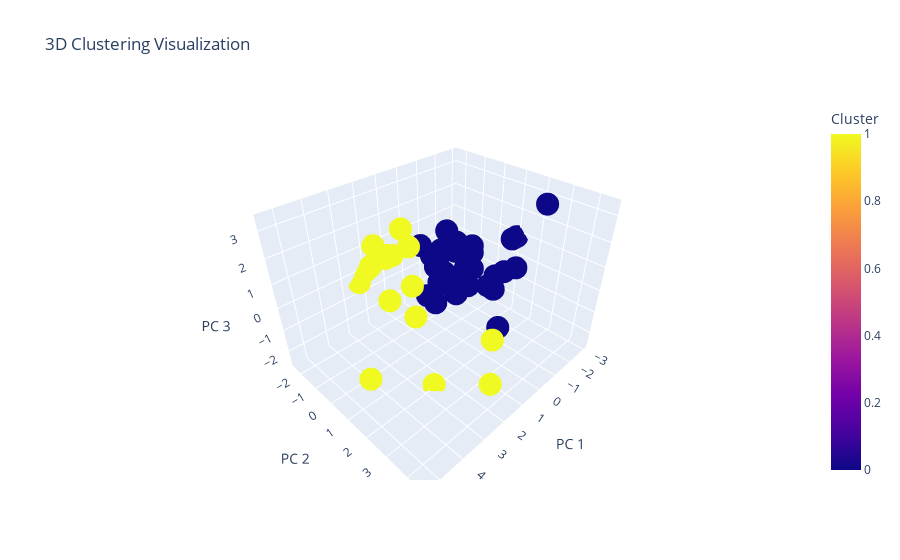
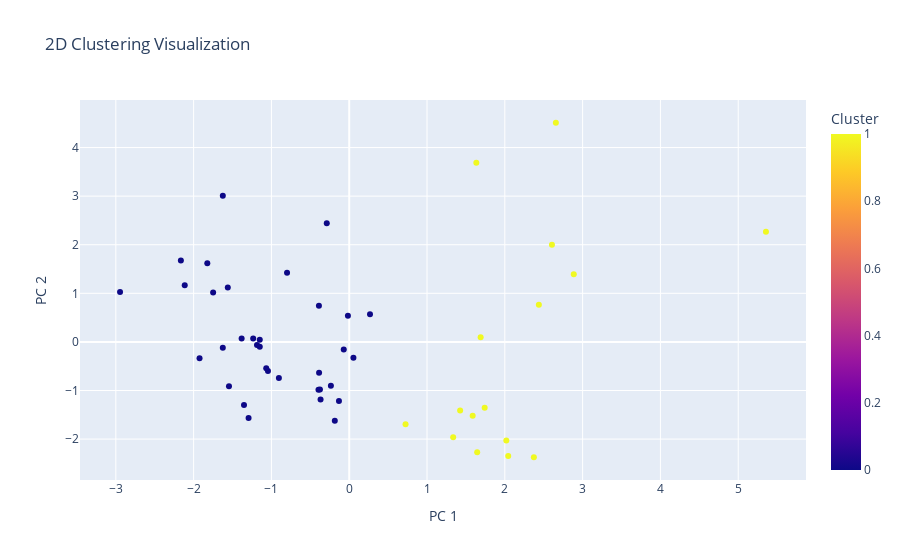
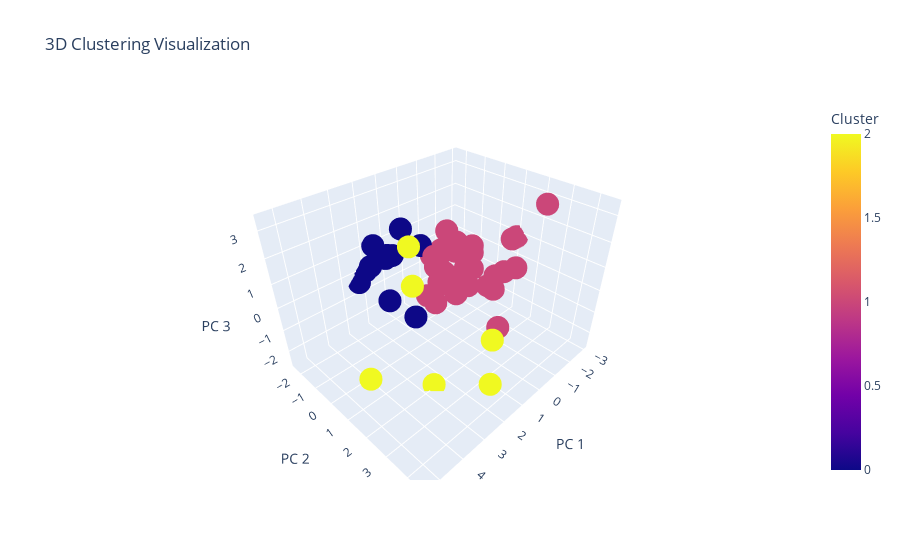
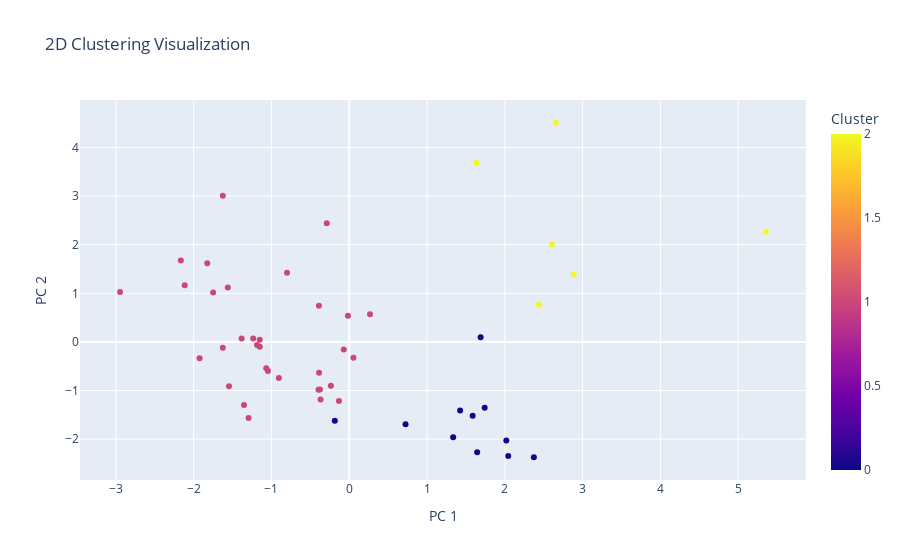

Notebook code for these charts, in order:
### Code cell
# Standardize the data (important for KMeans)
scaler = StandardScaler()
df_team_scaled = scaler.fit_transform(DF_)

# Perform KMeans clustering
k = 2 # You can change the number of clusters as needed
kmeans = KMeans(n_clusters=k, random_state=42)
cluster_labels = kmeans.fit_predict(df_team_scaled)




# Visualize clusters in 3D using PCA
pca_3d = PCA(n_components=3)
df_team_3d = pca_3d.fit_transform(df_team_scaled)
df_team_3d = pd.DataFrame(df_team_3d, columns=['PC 1', 'PC 2', 'PC 3'])
df_team_3d['Cluster'] = cluster_labels

fig_3d = px.scatter_3d(df_team_3d, x='PC 1', y='PC 2', z='PC 3', color='Cluster', title='3D Clustering Visualization')
fig_3d.show()


# Visualize clusters in 2D using PCA
pca_2d = PCA(n_components=2)
df_team_2d = pca_2d.fit_transform(df_team_scaled)
df_team_2d = pd.DataFrame(df_team_2d, columns=['PC 1', 'PC 2'])
df_team_2d['Cluster'] = cluster_labels

fig_2d = px.scatter(df_team_2d, x='PC 1', y='PC 2', color='Cluster', title='2D Clustering Visualization')
fig_2d.show()
fig_2d.write_html("k22d.html")



k = 3# You can change the number of clusters as needed
kmeans = KMeans(n_clusters=k, random_state=42)
cluster_labels= kmeans.fit_predict(df_team_scaled)
DF_['Cluster']  = cluster_labels

# Visualize clusters in 3D using PCA
pca_3d = PCA(n_components=3)
df_team_3d = pca_3d.fit_transform(df_team_scaled)
df_team_3d = pd.DataFrame(df_team_3d, columns=['PC 1', 'PC 2', 'PC 3'])
df_team_3d['Cluster'] = cluster_labels

fig_3d = px.scatter_3d(df_team_3d, x='PC 1', y='PC 2', z='PC 3', color='Cluster', title='3D Clustering Visualization')
fig_3d.show()
fig_3d.write_html("k33d.html")

# Visualize clusters in 2D using PCA
pca_2d = PCA(n_components=2)
df_team_2d = pca_2d.fit_transform(df_team_scaled)
df_team_2d = pd.DataFrame(df_team_2d, columns=['PC 1', 'PC 2'])
df_team_2d['Cluster'] = cluster_labels

fig_2d = px.scatter(df_team_2d, x='PC 1', y='PC 2', color='Cluster', title='2D Clustering Visualization')
fig_2d.show()
fig_2d.write_html("k32d.html")



k = 4 # You can change the number of clusters as needed
kmeans = KMeans(n_clusters=k, random_state=42)
cluster_labels = kmeans.fit_predict(df_team_scaled)

# Visualize clusters in 3D using PCA
pca_3d = PCA(n_components=3)
df_team_3d = pca_3d.fit_transform(df_team_scaled)
df_team_3d = pd.DataFrame(df_team_3d, columns=['PC 1', 'PC 2', 'PC 3'])
df_team_3d['Cluster'] = cluster_labels

fig_3d = px.scatter_3d(df_team_3d, x='PC 1', y='PC 2', z='PC 3', color='Cluster', title='3D Clustering Visualization')
fig_3d.show()
fig_3d.write_html("k43d.html")

# Visualize clusters in 2D using PCA
pca_2d = PCA(n_components=2)
df_team_2d = pca_2d.fit_transform(df_team_scaled)
df_team_2d = pd.DataFrame(df_team_2d, columns=['PC 1', 'PC 2'])
df_team_2d['Cluster'] = cluster_labels

fig_2d = px.scatter(df_team_2d, x='PC 1', y='PC 2', color='Cluster', title='2D Clustering Visualization')
fig_2d.show()
fig_2d.write_html("k42d.html")



k = 5 # You can change the number of clusters as needed
kmeans = KMeans(n_clusters=k, random_state=42)
cluster_labels = kmeans.fit_predict(df_team_scaled)

# Visualize clusters in 3D using PCA
pca_3d = PCA(n_components=3)
df_team_3d = pca_3d.fit_transform(df_team_scaled)
df_team_3d = pd.DataFrame(df_team_3d, columns=['PC 1', 'PC 2', 'PC 3'])
df_team_3d['Cluster'] = cluster_labels

fig_3d = px.scatter_3d(df_team_3d, x='PC 1', y='PC 2', z='PC 3', color='Cluster', title='3D Clustering Visualization')
fig_3d.show()
fig_3d.write_html("k53d.html")

# Visualize clusters in 2D using PCA
pca_2d = PCA(n_components=2)
df_team_2d = pca_2d.fit_transform(df_team_scaled)
df_team_2d = pd.DataFrame(df_team_2d, columns=['PC 1', 'PC 2'])
df_team_2d['Cluster'] = cluster_labels

fig_2d = px.scatter(df_team_2d, x='PC 1', y='PC 2', color='Cluster', title='2D Clustering Visualization')
fig_2d.show()
fig_2d.write_html("k52d.html")



k = 6 # You can change the number of clusters as needed
kmeans = KMeans(n_clusters=k, random_state=42)
cluster_labels = kmeans.fit_predict(df_team_scaled)

# Visualize clusters in 3D using PCA
pca_3d = PCA(n_components=3)
df_team_3d = pca_3d.fit_transform(df_team_scaled)
df_team_3d = pd.DataFrame(df_team_3d, columns=['PC 1', 'PC 2', 'PC 3'])
df_team_3d['Cluster'] = cluster_labels

fig_3d = px.scatter_3d(df_team_3d, x='PC 1', y='PC 2', z='PC 3', color='Cluster', title='3D Clustering Visualization')
fig_3d.show()
fig_3d.write_html("k63d.html")

# Visualize clusters in 2D using PCA
pca_2d = PCA(n_components=2)
df_team_2d = pca_2d.fit_transform(df_team_scaled)
df_team_2d = pd.DataFrame(df_team_2d, columns=['PC 1', 'PC 2'])
df_team_2d['Cluster'] = cluster_labels

fig_2d = px.scatter(df_team_2d, x='PC 1', y='PC 2', color='Cluster', title='2D Clustering Visualization')
fig_2d.show()
fig_2d.write_html(".html")


# Display count of data points in each cluster
cluster_counts = DF_['Cluster'].value_counts()
print(cluster_counts)

### Figure 1 — Plotly figure (JSON) as saved in the notebook; plotly's stock layout.template omitted (floating-point values rounded to 4 significant figures)
{"data": [{"hovertemplate": "PC 1=%{x}<br>PC 2=%{y}<br>PC 3=%{z}<br>Cluster=%{marker.color}<extra></extra>", "legendgroup": "", "marker": {"color": [0, 1, 0, 0, 1, 0, 0, 0, 0, 0, 1, 0, 0, 1, 0, 0, 0, 0, 0, 0, 0, 0, 0, 1, 0, 0, 0, 1, 1, 0, 0, 1, 0, 0, 1, 0, 0, 0, 0, 0, 1, 0, 1, 1, 1, 0, 0, 1, 1, 1], "coloraxis": "coloraxis", "symbol": "circle"}, "mode": "markers", "name": "", "scene": "scene", "showlegend": false, "type": "scatter3d", "x": [-0.3683, 2.373, -1.625, -1.234, 5.357, -1.561, -2.114, -1.044, -2.164, -0.2883, 1.634, -1.824, -0.7992, 2.656, -1.749, -0.07044, -0.3894, -1.185, -0.9038, -1.383, -0.3951, -1.546, -1.294, 2.438, -1.067, -2.946, -1.15, 2.606, 1.689, -1.625, -0.01662, 2.887, -0.3872, -1.924, 1.426, 0.2672, -0.1319, -1.15, -0.376, -1.352, 0.7241, -0.1853, 1.741, 2.044, 1.645, 0.05405, -0.2355, 2.019, 1.587, 1.336], "y": [-1.184, -2.374, 3.006, 0.06801, 2.265, 1.121, 1.164, -0.5969, 1.677, 2.443, 3.686, 1.619, 1.424, 4.51, 1.016, -0.1575, 0.7431, -0.0636, -0.7406, 0.07268, -0.9863, -0.9126, -1.563, 0.7628, -0.54, 1.025, 0.04422, 1.998, 0.09805, -0.122, 0.5405, 1.391, -0.635, -0.3386, -1.414, 0.5703, -1.216, -0.09785, -0.9776, -1.298, -1.694, -1.624, -1.355, -2.347, -2.272, -0.325, -0.9045, -2.027, -1.519, -1.961], "z": [0.1867, -0.3737, 3.366, -1.09, -0.06627, -0.9078, -0.3032, -0.9731, 0.08604, -1.36, -0.01146, 1.467, -0.2166, -0.6218, -0.4015, -0.007983, 0.3728, -0.2437, -1.257, 0.7344, -0.2656, 0.44, -0.07958, 2.517, 0.3628, 0.9038, -0.04027, -2.566, -1.069, 0.2458, -0.6414, 1.555, 0.5249, -0.7461, 0.8527, -0.03038, -1.689, -1.132, -2.07, 0.8874, 1.596, 0.5453, -1.052, 0.0189, 1.015, -0.4821, 0.3295, 0.3579, 0.8827, 0.4491]}], "layout": {"coloraxis": {"colorbar": {"title": {"text": "Cluster"}}, "colorscale": [[0, "#0d0887"], [0.1111, "#46039f"], [0.2222, "#7201a8"], [0.3333, "#9c179e"], [0.4444, "#bd3786"], [0.5556, "#d8576b"], [0.6667, "#ed7953"], [0.7778, "#fb9f3a"], [0.8889, "#fdca26"], [1, "#f0f921"]]}, "legend": {"tracegroupgap": 0}, "scene": {"domain": {"x": [0, 1], "y": [0, 1]}, "xaxis": {"title": {"text": "PC 1"}}, "yaxis": {"title": {"text": "PC 2"}}, "zaxis": {"title": {"text": "PC 3"}}}, "title": {"text": "3D Clustering Visualization"}}}

### Figure 2 — Plotly figure (JSON) as saved in the notebook; plotly's stock layout.template omitted (floating-point values rounded to 4 significant figures)
{"data": [{"hovertemplate": "PC 1=%{x}<br>PC 2=%{y}<br>Cluster=%{marker.color}<extra></extra>", "legendgroup": "", "marker": {"color": [0, 1, 0, 0, 1, 0, 0, 0, 0, 0, 1, 0, 0, 1, 0, 0, 0, 0, 0, 0, 0, 0, 0, 1, 0, 0, 0, 1, 1, 0, 0, 1, 0, 0, 1, 0, 0, 0, 0, 0, 1, 0, 1, 1, 1, 0, 0, 1, 1, 1], "coloraxis": "coloraxis", "symbol": "circle"}, "mode": "markers", "name": "", "orientation": "v", "showlegend": false, "type": "scatter", "x": [-0.3683, 2.373, -1.625, -1.234, 5.357, -1.561, -2.114, -1.044, -2.164, -0.2883, 1.634, -1.824, -0.7992, 2.656, -1.749, -0.07044, -0.3894, -1.185, -0.9038, -1.383, -0.3951, -1.546, -1.294, 2.438, -1.067, -2.946, -1.15, 2.606, 1.689, -1.625, -0.01662, 2.887, -0.3872, -1.924, 1.426, 0.2672, -0.1319, -1.15, -0.376, -1.352, 0.7241, -0.1853, 1.741, 2.044, 1.645, 0.05405, -0.2355, 2.019, 1.587, 1.336], "xaxis": "x", "y": [-1.184, -2.374, 3.006, 0.06801, 2.265, 1.121, 1.164, -0.5969, 1.677, 2.443, 3.686, 1.619, 1.424, 4.51, 1.016, -0.1575, 0.7431, -0.0636, -0.7406, 0.07268, -0.9863, -0.9126, -1.563, 0.7628, -0.54, 1.025, 0.04422, 1.998, 0.09805, -0.122, 0.5405, 1.391, -0.635, -0.3386, -1.414, 0.5703, -1.216, -0.09785, -0.9776, -1.298, -1.694, -1.624, -1.355, -2.347, -2.272, -0.325, -0.9045, -2.027, -1.519, -1.961], "yaxis": "y"}], "layout": {"coloraxis": {"colorbar": {"title": {"text": "Cluster"}}, "colorscale": [[0, "#0d0887"], [0.1111, "#46039f"], [0.2222, "#7201a8"], [0.3333, "#9c179e"], [0.4444, "#bd3786"], [0.5556, "#d8576b"], [0.6667, "#ed7953"], [0.7778, "#fb9f3a"], [0.8889, "#fdca26"], [1, "#f0f921"]]}, "legend": {"tracegroupgap": 0}, "title": {"text": "2D Clustering Visualization"}, "xaxis": {"anchor": "y", "domain": [0, 1], "title": {"text": "PC 1"}}, "yaxis": {"anchor": "x", "domain": [0, 1], "title": {"text": "PC 2"}}}}

### Figure 3 — Plotly figure (JSON) as saved in the notebook; plotly's stock layout.template omitted (floating-point values rounded to 4 significant figures)
{"data": [{"hovertemplate": "PC 1=%{x}<br>PC 2=%{y}<br>PC 3=%{z}<br>Cluster=%{marker.color}<extra></extra>", "legendgroup": "", "marker": {"color": [1, 0, 1, 1, 2, 1, 1, 1, 1, 1, 2, 1, 1, 2, 1, 1, 1, 1, 1, 1, 1, 1, 1, 2, 1, 1, 1, 2, 0, 1, 1, 2, 1, 1, 0, 1, 1, 1, 1, 1, 0, 0, 0, 0, 0, 1, 1, 0, 0, 0], "coloraxis": "coloraxis", "symbol": "circle"}, "mode": "markers", "name": "", "scene": "scene", "showlegend": false, "type": "scatter3d", "x": [-0.3683, 2.373, -1.625, -1.234, 5.357, -1.561, -2.114, -1.044, -2.164, -0.2883, 1.634, -1.824, -0.7992, 2.656, -1.749, -0.07044, -0.3894, -1.185, -0.9038, -1.383, -0.3951, -1.546, -1.294, 2.438, -1.067, -2.946, -1.15, 2.606, 1.689, -1.625, -0.01662, 2.887, -0.3872, -1.924, 1.426, 0.2672, -0.1319, -1.15, -0.376, -1.352, 0.7241, -0.1853, 1.741, 2.044, 1.645, 0.05405, -0.2355, 2.019, 1.587, 1.336], "y": [-1.184, -2.374, 3.006, 0.06801, 2.265, 1.121, 1.164, -0.5969, 1.677, 2.443, 3.686, 1.619, 1.424, 4.51, 1.016, -0.1575, 0.7431, -0.0636, -0.7406, 0.07268, -0.9863, -0.9126, -1.563, 0.7628, -0.54, 1.025, 0.04422, 1.998, 0.09805, -0.122, 0.5405, 1.391, -0.635, -0.3386, -1.414, 0.5703, -1.216, -0.09785, -0.9776, -1.298, -1.694, -1.624, -1.355, -2.347, -2.272, -0.325, -0.9045, -2.027, -1.519, -1.961], "z": [0.1867, -0.3737, 3.366, -1.09, -0.06627, -0.9078, -0.3032, -0.9731, 0.08604, -1.36, -0.01146, 1.467, -0.2166, -0.6218, -0.4015, -0.007983, 0.3728, -0.2437, -1.257, 0.7344, -0.2656, 0.44, -0.07958, 2.517, 0.3628, 0.9038, -0.04027, -2.566, -1.069, 0.2458, -0.6414, 1.555, 0.5249, -0.7461, 0.8527, -0.03038, -1.689, -1.132, -2.07, 0.8874, 1.596, 0.5453, -1.052, 0.0189, 1.015, -0.4821, 0.3295, 0.3579, 0.8827, 0.4491]}], "layout": {"coloraxis": {"colorbar": {"title": {"text": "Cluster"}}, "colorscale": [[0, "#0d0887"], [0.1111, "#46039f"], [0.2222, "#7201a8"], [0.3333, "#9c179e"], [0.4444, "#bd3786"], [0.5556, "#d8576b"], [0.6667, "#ed7953"], [0.7778, "#fb9f3a"], [0.8889, "#fdca26"], [1, "#f0f921"]]}, "legend": {"tracegroupgap": 0}, "scene": {"domain": {"x": [0, 1], "y": [0, 1]}, "xaxis": {"title": {"text": "PC 1"}}, "yaxis": {"title": {"text": "PC 2"}}, "zaxis": {"title": {"text": "PC 3"}}}, "title": {"text": "3D Clustering Visualization"}}}

### Figure 4 — Plotly figure (JSON) as saved in the notebook; plotly's stock layout.template omitted (floating-point values rounded to 4 significant figures)
{"data": [{"hovertemplate": "PC 1=%{x}<br>PC 2=%{y}<br>Cluster=%{marker.color}<extra></extra>", "legendgroup": "", "marker": {"color": [1, 0, 1, 1, 2, 1, 1, 1, 1, 1, 2, 1, 1, 2, 1, 1, 1, 1, 1, 1, 1, 1, 1, 2, 1, 1, 1, 2, 0, 1, 1, 2, 1, 1, 0, 1, 1, 1, 1, 1, 0, 0, 0, 0, 0, 1, 1, 0, 0, 0], "coloraxis": "coloraxis", "symbol": "circle"}, "mode": "markers", "name": "", "orientation": "v", "showlegend": false, "type": "scatter", "x": [-0.3683, 2.373, -1.625, -1.234, 5.357, -1.561, -2.114, -1.044, -2.164, -0.2883, 1.634, -1.824, -0.7992, 2.656, -1.749, -0.07044, -0.3894, -1.185, -0.9038, -1.383, -0.3951, -1.546, -1.294, 2.438, -1.067, -2.946, -1.15, 2.606, 1.689, -1.625, -0.01662, 2.887, -0.3872, -1.924, 1.426, 0.2672, -0.1319, -1.15, -0.376, -1.352, 0.7241, -0.1853, 1.741, 2.044, 1.645, 0.05405, -0.2355, 2.019, 1.587, 1.336], "xaxis": "x", "y": [-1.184, -2.374, 3.006, 0.06801, 2.265, 1.121, 1.164, -0.5969, 1.677, 2.443, 3.686, 1.619, 1.424, 4.51, 1.016, -0.1575, 0.7431, -0.0636, -0.7406, 0.07268, -0.9863, -0.9126, -1.563, 0.7628, -0.54, 1.025, 0.04422, 1.998, 0.09805, -0.122, 0.5405, 1.391, -0.635, -0.3386, -1.414, 0.5703, -1.216, -0.09785, -0.9776, -1.298, -1.694, -1.624, -1.355, -2.347, -2.272, -0.325, -0.9045, -2.027, -1.519, -1.961], "yaxis": "y"}], "layout": {"coloraxis": {"colorbar": {"title": {"text": "Cluster"}}, "colorscale": [[0, "#0d0887"], [0.1111, "#46039f"], [0.2222, "#7201a8"], [0.3333, "#9c179e"], [0.4444, "#bd3786"], [0.5556, "#d8576b"], [0.6667, "#ed7953"], [0.7778, "#fb9f3a"], [0.8889, "#fdca26"], [1, "#f0f921"]]}, "legend": {"tracegroupgap": 0}, "title": {"text": "2D Clustering Visualization"}, "xaxis": {"anchor": "y", "domain": [0, 1], "title": {"text": "PC 1"}}, "yaxis": {"anchor": "x", "domain": [0, 1], "title": {"text": "PC 2"}}}}
